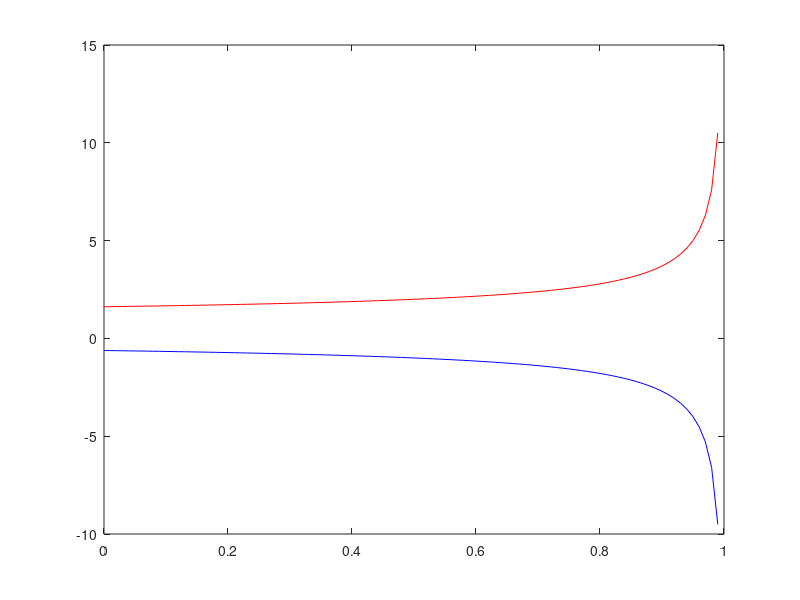

This chart was generated by the following MATLAB code:
function HinfEx1a

th = 0 : .01 : .99;
%th = 5 : .01 : 10;

if 1 == 1
    p1 = (1-th+sqrt((th-1).*(th-5)))/2./(1-th);
    p2 = (1-th-sqrt((th-1).*(th-5)))/2./(1-th);
    close all;
    plot(th, p1, 'r'); hold;
    plot(th, p2, 'b');
    return;
end

Bound1 = 2 * (1 - th) ./ ( 1 - th + sqrt( (th - 1) .* (th - 5) ) );
Bound2 = 2 * (1 - th) ./ ( 1 - th - sqrt( (th - 1) .* (th - 5) ) );
Limit = th - 1;

close all;
plot(th, Limit, 'k'); hold;
plot(th, Bound1, 'r');
plot(th, Bound2, 'b');